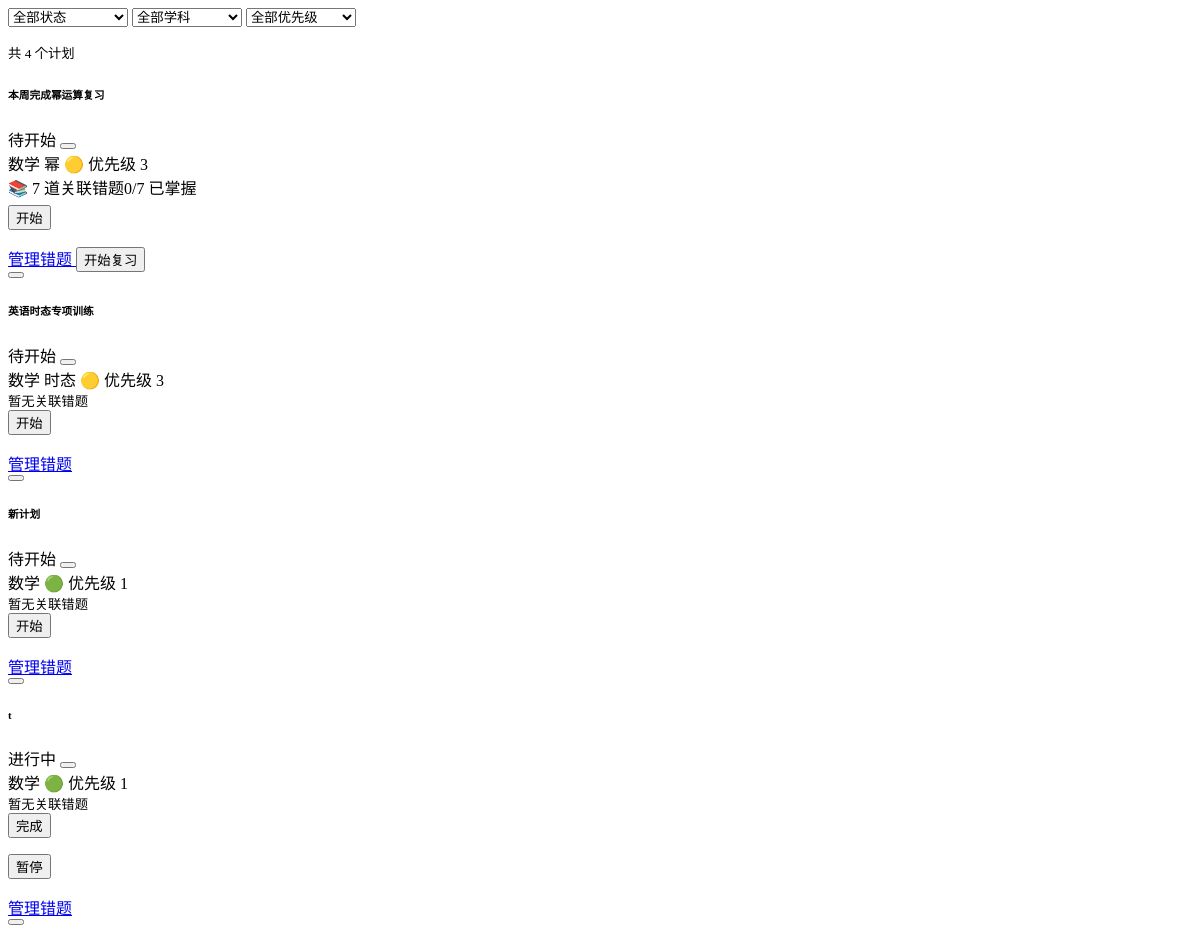
The page /api/study-plans/list (signed in) on the database as committed earlier.
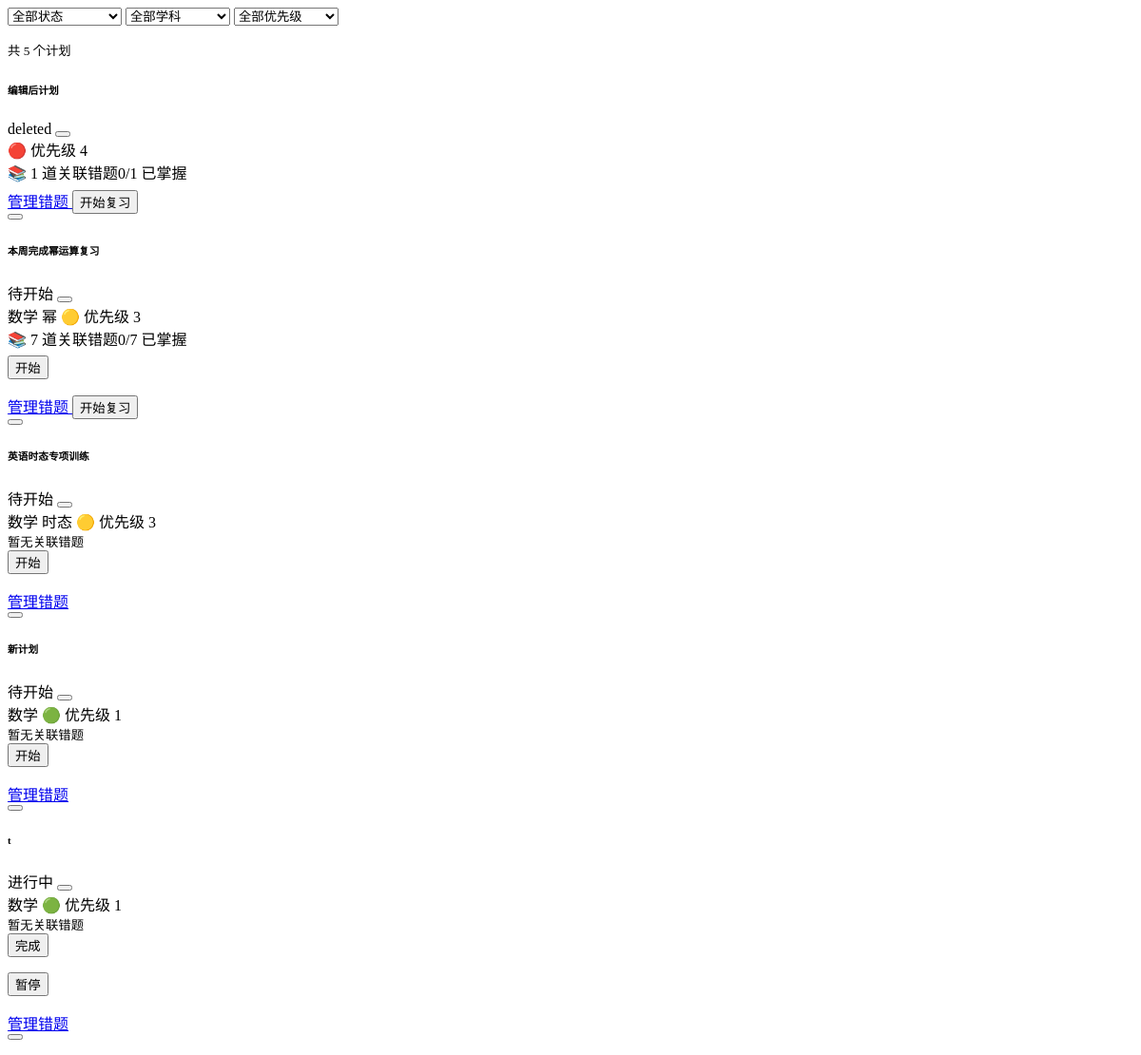
The same page on the database as committed later.
### tables this page shows
CREATE TABLE study_plans (
            id INTEGER PRIMARY KEY AUTOINCREMENT,
            uuid TEXT NOT NULL,
            title TEXT NOT NULL,
            description TEXT DEFAULT '',
            xueke TEXT DEFAULT '',
            zhishidian TEXT DEFAULT '',
            target_date DATE,
            priority INTEGER DEFAULT 1,
            status TEXT DEFAULT 'pending',
            created_at TIMESTAMP DEFAULT CURRENT_TIMESTAMP,
            completed_at TIMESTAMP
        );

### app.py (the view)
@app.route('/api/study-plans/list')
@login_required
def api_study_plans_list():
    month = request.args.get('month', date.today().strftime('%Y-%m'))
    page = request.args.get('page', 1, type=int)
    status_filter = request.args.get('status', '')
    xueke_filter = request.args.get('xueke', '')
    priority_filter = request.args.get('priority', '', type=int)
    per_page = 12
    where = ["(target_date LIKE ? OR target_date IS NULL OR target_date='')"]
    params = [month + '%']
    if status_filter:
        where.append('status = ?'); params.append(status_filter)
    if xueke_filter:
        where.append('xueke = ?'); params.append(xueke_filter)
    if priority_filter:
        where.append('priority >= ?'); params.append(priority_filter)
    where_sql = ' AND '.join(where)
    total = query_db(f"SELECT COUNT(*) as cnt FROM study_plans WHERE {where_sql}", params, one=True)['cnt']
    offset = (page - 1) * per_page
    total_pages = max(1, (total + per_page - 1) // per_page)
    plans = query_db(
        f"SELECT * FROM study_plans WHERE {where_sql} ORDER BY priority DESC, target_date ASC LIMIT ? OFFSET ?",
        params + [per_page, offset])
    plans = rows_to_dicts(plans)
    plan_mistake_counts = {}
    plan_mastered_counts = {}
    for p in plans:
        cnt = query_db("SELECT COUNT(*) as c FROM plan_mistakes WHERE plan_id=?", (p['id'],), one=True)['c']
        if cnt == 0 and p['zhishidian']:
            cnt = query_db("SELECT COUNT(*) as c FROM mistake_records WHERE zhishidian LIKE ?", ('%'+p['zhishidian']+'%',), one=True)['c']
        plan_mistake_counts[p['id']] = cnt
        mastered = query_db("SELECT COUNT(*) as c FROM plan_mistakes pm JOIN mistake_records mr ON pm.mistake_id=mr.id WHERE pm.plan_id=? AND mr.status='mastered'", (p['id'],), one=True)['c']
        if mastered == 0 and p['zhishidian']:
            mastered = query_db("SELECT COUNT(*) as c FROM mistake_records WHERE zhishidian LIKE ? AND status='mastered'", ('%'+p['zhishidian']+'%',), one=True)['c']
        plan_mastered_counts[p['id']] = mastered
    return render_template('study_plan_list.html',
        plans=plans, plan_mistake_counts=plan_mistake_counts,
        plan_mastered_counts=plan_mastered_counts,
        subjects=Config.get_subjects(),
        page=page, total_pages=total_pages, total=total,
        month=month, status_filter=status_filter,
        xueke_filter=xueke_filter, priority_filter=priority_filter)

### app.py (called while the page is built, shortened)
@app.after_request
def add_security_headers(resp):
    resp.headers['X-Frame-Options'] = 'DENY'
    resp.headers['X-Content-Type-Options'] = 'nosniff'
    resp.headers['Referrer-Policy'] = 'strict-origin-when-cross-origin'
    return resp

@app.before_request
def csrf_check():
    if 'csrf_token' not in session:
        session['csrf_token'] = str(uuid_mod.uuid4())
    if request.method in ('GET', 'HEAD', 'OPTIONS'):
        return

def login_required(f):
    @wraps(f)
    def decorated(*a, **kw):
        if 'user_id' not in session:
            return redirect(url_for('login', next=request.path))
        return f(*a, **kw)
    return decorated

@app.before_request
def before_request():
    g.user_uuid = get_or_create_uuid()
    g.username = session.get('username', '')

### config.py (called while the page is built)
    @staticmethod
    def get_subjects():
        try:
            from database import query_db
            rows = query_db("SELECT name FROM base_data WHERE category='subject' ORDER BY sort_order")
            if rows:
                return [r['name'] for r in rows]
        except Exception:
            pass
        return Config.SUBJECTS

### database.py (called while the page is built)
def rows_to_dicts(rows):
    return [dict(r) for r in rows]

### templates/study_plan_list.html (shortened to what the changed rows need)
<div class="d-flex justify-content-between align-items-center mb-3 flex-wrap gap-2">
    <form id="plan-filter-form" class="d-flex flex-wrap gap-2 align-items-end" onsubmit="return false">
        <select name="status" class="form-select form-select-sm" style="width:120px" onchange="loadPlans()">
        </select>
        <select name="xueke" class="form-select form-select-sm" style="width:110px" onchange="loadPlans()">
        </select>
        <select name="priority" class="form-select form-select-sm" style="width:110px" onchange="loadPlans()">
        </select>
    </form>
    <small class="text-muted">共 {{ total }} 个计划</small>
</div>
<div class="row g-3">
    {% if plans %}
    {% for plan in plans %}
    <div class="col-md-6 col-lg-4">
        <div class="card h-100 shadow-sm plan-card" id="plan-{{ plan['id'] }}">
            <div class="card-body">
                <div class="d-flex justify-content-between align-items-start mb-2">
                    <h6 class="fw-bold mb-0">{{ plan['title'] }}</h6>
                    <div class="d-flex gap-1">
                        <span class="badge bg-{{ 'success' if plan['status'] == 'completed' else 'warning' if plan['status'] in ('in_progress','paused') else 'secondary' if plan['status'] == 'cancelled' else 'info' }}">
                            {{ {'pending': '待开始', 'in_progress': '进行中', 'completed': '已完成', 'cancelled': '已取消', 'paused': '已暂停'}.get(plan['status'], plan['status']) }}
                        </span>
                        <button class="btn btn-outline-secondary btn-sm py-0 px-1" title="编辑计划"
                                onclick="editPlan({{ plan['id'] }}, '{{ plan['title']|e }}', '{{ (plan['description'] or '')|e }}', '{{ plan['xueke'] }}', '{{ plan['zhishidian'] }}', '{{ plan['target_date'] or '' }}', {{ plan['priority'] }})">
                        </button>
                    </div>
                </div>
                <div class="d-flex flex-wrap gap-1 mb-2">
                    {% if plan['xueke'] %}
                    <span class="badge bg-primary">{{ plan['xueke'] }}</span>
                    {% endif %}
                    {% if plan['zhishidian'] %}
                    <span class="knowledge-badge">{{ plan['zhishidian'] }}</span>
                    {% endif %}
                    <span class="badge bg-light text-dark">
                        {% if plan['priority'] >= 4 %}🔴{% elif plan['priority'] >= 2 %}🟡{% else %}🟢{% endif %}
                        优先级 {{ plan['priority'] }}
                    </span>
                </div>
                {% set mc = plan_mistake_counts.get(plan['id'], 0) %}
                {% set md = plan_mastered_counts.get(plan['id'], 0) %}
                {% if mc > 0 %}
                <div class="mt-1">
                    <div class="d-flex justify-content-between small text-muted">
                        <span>📚 {{ mc }} 道关联错题</span><span>{{ md }}/{{ mc }} 已掌握</span>
                    </div>
                    <div class="progress" style="height:6px;border-radius:3px;">
                    </div>
                </div>
                {% else %}
                <div class="mt-1"><small class="text-muted"> 暂无关联错题</small></div>
                {% endif %}
                <div class="mt-2 d-flex flex-wrap gap-1">
                    {% if plan['status'] == 'pending' %}
                    <form method="POST" action="{{ url_for('update_study_plan', plan_id=plan['id']) }}" class="d-inline">
                        <button class="btn btn-warning btn-sm"> 开始</button>
                    </form>
                    {% elif plan['status'] == 'in_progress' %}
                    <form method="POST" action="{{ url_for('update_study_plan', plan_id=plan['id']) }}" class="d-inline">
                        <button class="btn btn-success btn-sm"> 完成</button>
                    </form>
                    <form method="POST" action="{{ url_for('pause_study_plan', plan_id=plan['id']) }}" class="d-inline">
                        <button class="btn btn-outline-secondary btn-sm"> 暂停</button>
                    </form>
                    {% elif plan['status'] == 'paused' %}
                    <form method="POST" action="{{ url_for('resume_study_plan', plan_id=plan['id']) }}" class="d-inline">
                        <input type="hidden" name="csrf_token" value="{{ session.get('csrf_token', '') }}">
                        <button class="btn btn-warning btn-sm"><i class="bi bi-play-fill"></i> 恢复</button>
                    </form>
                    {% endif %}
                    <a href="{{ url_for('plan_mistakes', plan_id=plan['id']) }}" class="btn btn-outline-primary btn-sm">
                         管理错题
                    </a>
                    {% if mc > 0 %}
                    <button class="btn btn-outline-info btn-sm" onclick="reviewPlan({{ plan['id'] }})">
                         开始复习
                    </button>
                    {% endif %}
                    <form method="POST" action="{{ url_for('delete_study_plan', plan_id=plan['id']) }}" class="d-inline">
                        <button class="btn btn-outline-danger btn-sm" onclick="return confirm('确定删除「{{ plan['title'] }}」吗？')">
                        </button>
                    </form>
                </div>
            </div>
        </div>
    </div>
    {% endfor %}
    {% endif %}
</div>

Rows that differ between the two databases and show on the page:
now on this page (row edited): study_plans: title "编辑后计划", status "deleted", priority "4", mc "1", md "0"
Other text that changed with them:
{{ total }}: "4" → "5"
